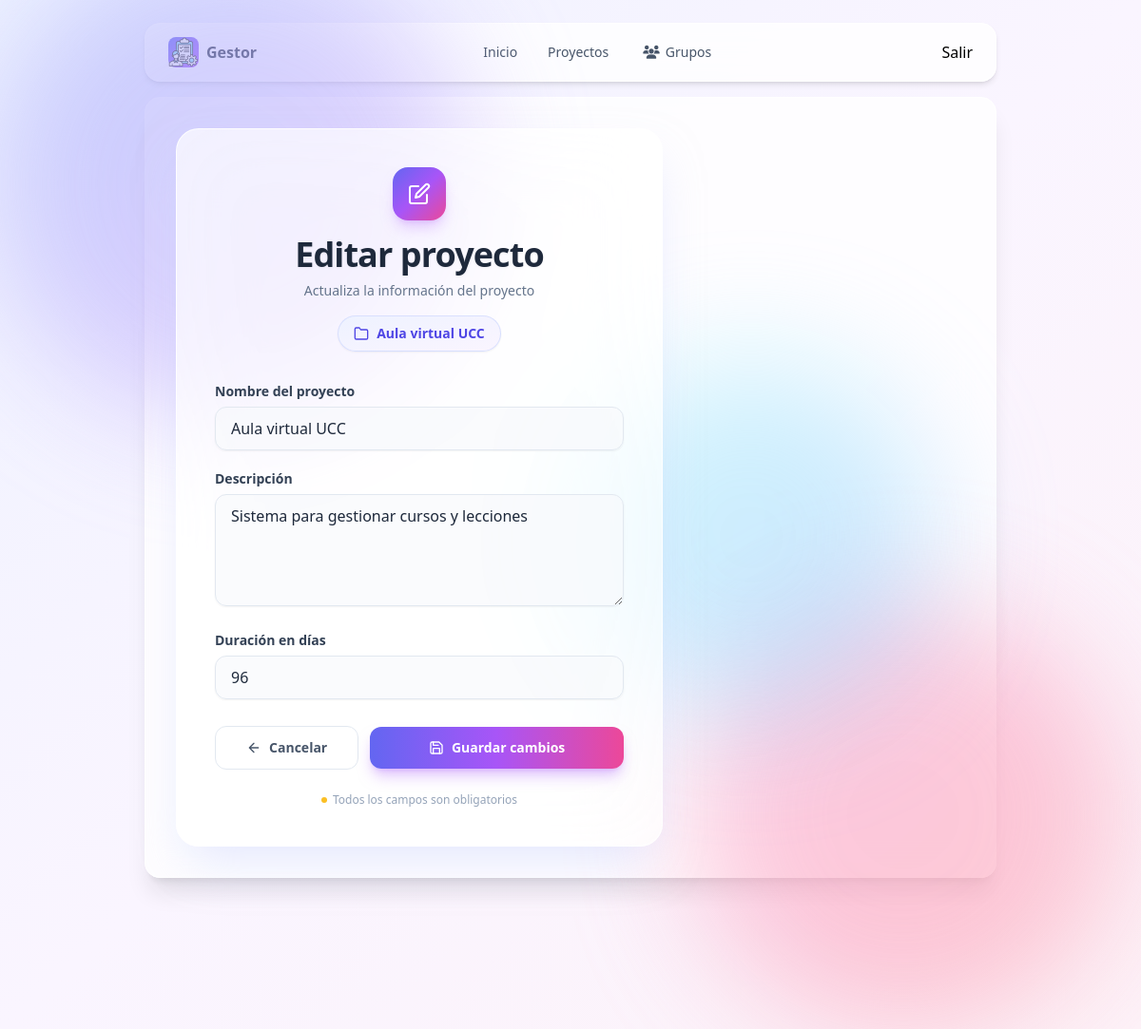
Page /proyectos/2/editar/ (signed in) on the committed database.
### gestor/models.py (models this page shows)
class Proyecto(models.Model):
  nombre = models.CharField(max_length=100)
  descripcion = models.TextField()
  duracion = models.IntegerField()
  imagen = models.ImageField(upload_to='proyectos/', default='proyectos/logo.png')

### gestor/views.py (the view, shortened to what this page needs)
# urls.py: path('proyectos/<int:id>/editar/', views.editar_proyecto, name='editar_proyecto'),
@permission_required('gestor.change_proyecto', raise_exception=True)
def editar_proyecto(request, id):
  proyecto = Proyecto.objects.get(id=id)
  return render(request, 'editar-proyecto.html', {'proyecto': proyecto})

### gestor/templates/editar-proyecto.html (shortened to what this page needs)
{% extends 'layouts/base.html' %}
{% block content %}
    <div class="fixed -top-40 -left-40 w-[500px] h-[500px] rounded-full bg-gradient-to-br from-indigo-300 to-purple-300 blur-3xl opacity-60 animate-float-blob pointer-events-none will-change-transform"></div>
    <div class="fixed -bottom-40 -right-32 w-[450px] h-[450px] rounded-full bg-gradient-to-br from-pink-300 to-rose-300 blur-3xl opacity-60 animate-float-blob-alt pointer-events-none will-change-transform"></div>
    <div class="fixed top-1/3 left-1/2 w-[380px] h-[380px] rounded-full bg-gradient-to-br from-cyan-200 to-blue-300 blur-3xl opacity-50 animate-float-blob-3 pointer-events-none will-change-transform"></div>
    <div class="relative z-10 w-full max-w-lg rounded-3xl bg-white/70 backdrop-blur-2xl border border-white/90 shadow-2xl shadow-indigo-200/50 p-8 md:p-10">
        <div class="text-center mb-8">
            <div class="inline-flex items-center justify-center w-14 h-14 rounded-2xl bg-gradient-to-br from-indigo-500 via-purple-500 to-pink-500 text-white shadow-lg shadow-purple-400/40 mb-4 animate-float-icon">
                <svg class="w-6 h-6" fill="none" stroke="currentColor" stroke-width="2" viewBox="0 0 24 24" stroke-linecap="round" stroke-linejoin="round">
                    <path d="M11 4H4a2 2 0 0 0-2 2v14a2 2 0 0 0 2 2h14a2 2 0 0 0 2-2v-7"/>
                    <path d="M18.5 2.5a2.121 2.121 0 0 1 3 3L12 15l-4 1 1-4 9.5-9.5z"/>
                </svg>
            </div>
            <h1 class="text-3xl md:text-4xl font-extrabold text-slate-800 tracking-tight drop-shadow-sm">
                Editar proyecto
            </h1>
            <p class="text-sm text-slate-500 mt-2">
                Actualiza la información del proyecto
            </p>
            <div class="inline-flex items-center gap-2 mt-4 px-4 py-2 rounded-full text-sm font-semibold bg-gradient-to-br from-indigo-50 to-purple-50 border border-indigo-200/60 text-indigo-600 shadow-sm max-w-full">
                <svg class="w-4 h-4 flex-shrink-0" fill="none" stroke="currentColor" stroke-width="2" viewBox="0 0 24 24" stroke-linecap="round" stroke-linejoin="round">
                    <path d="M22 19a2 2 0 0 1-2 2H4a2 2 0 0 1-2-2V5a2 2 0 0 1 2-2h5l2 3h9a2 2 0 0 1 2 2z"/>
                </svg>
                <span class="truncate">{{ proyecto.nombre }}</span>
            </div>
        </div>
        <form method="post" class="space-y-5">
            <div>
                <label for="nombre" class="block text-sm font-semibold text-slate-700 mb-1.5">
                    Nombre del proyecto
                </label>
                <input type="text" name="nombre" id="nombre" required
                       value="{{ proyecto.nombre }}"
                       placeholder="Ej. Rediseño de la web"
                       class="w-full px-4 py-2.5 rounded-xl bg-slate-50/70 border border-slate-200 text-slate-800 placeholder-slate-400 shadow-sm transition-all duration-300 hover:bg-white hover:border-purple-300 focus:bg-white focus:border-purple-400 focus:ring-4 focus:ring-purple-200/50 focus:outline-none focus:-translate-y-px">
            </div>
            <div>
                <label for="descripcion" class="block text-sm font-semibold text-slate-700 mb-1.5">
                    Descripción
                </label>
                <textarea name="descripcion" id="descripcion" rows="4" required
                          placeholder="Describe brevemente el objetivo del proyecto..."
                          class="w-full px-4 py-2.5 rounded-xl bg-slate-50/70 border border-slate-200 text-slate-800 placeholder-slate-400 shadow-sm transition-all duration-300 hover:bg-white hover:border-purple-300 focus:bg-white focus:border-purple-400 focus:ring-4 focus:ring-purple-200/50 focus:outline-none focus:-translate-y-px resize-y">{{ proyecto.descripcion }}</textarea>
            </div>
            <div>
                <label for="duracion" class="block text-sm font-semibold text-slate-700 mb-1.5">
                    Duración en días
                </label>
                <input type="number" name="duracion" id="duracion" required step="1" min="1"
                       value="{{ proyecto.duracion }}"
                       placeholder="Ej. 30"
                       class="w-full px-4 py-2.5 rounded-xl bg-slate-50/70 border border-slate-200 text-slate-800 placeholder-slate-400 shadow-sm transition-all duration-300 hover:bg-white hover:border-purple-300 focus:bg-white focus:border-purple-400 focus:ring-4 focus:ring-purple-200/50 focus:outline-none focus:-translate-y-px [appearance:textfield] [&::-webkit-outer-spin-button]:appearance-none [&::-webkit-inner-spin-button]:appearance-none">
            </div>
            <div class="flex flex-col sm:flex-row items-stretch sm:items-center gap-3 pt-2">
                <a href="{% url 'proyecto_detalle' proyecto.id %}"
                   class="order-2 sm:order-1 sm:flex-1 inline-flex items-center justify-center gap-2 px-5 py-3 text-sm font-semibold text-slate-600 bg-white/80 border border-slate-200 rounded-xl transition-all duration-300 hover:bg-white hover:border-purple-300 hover:-translate-y-px hover:shadow-lg hover:shadow-purple-200/50">
                    <svg class="w-4 h-4" fill="none" stroke="currentColor" stroke-width="2" viewBox="0 0 24 24" stroke-linecap="round" stroke-linejoin="round">
                        <path d="M19 12H5M12 19l-7-7 7-7"/>
                    </svg>
                    Cancelar
                </a>
                <button type="submit"
                        class="order-1 sm:order-2 sm:flex-[2] inline-flex items-center justify-center gap-2 px-6 py-3 text-sm font-semibold text-white rounded-xl bg-gradient-to-r from-indigo-500 via-purple-500 to-pink-500 animate-gradient shadow-lg shadow-purple-400/50 transition-all duration-500 hover:-translate-y-0.5 hover:shadow-xl hover:shadow-pink-400/50 focus:outline-none focus:ring-4 focus:ring-purple-200 active:translate-y-0 active:scale-[0.98]">
                    <svg class="w-4 h-4" fill="none" stroke="currentColor" stroke-width="2" viewBox="0 0 24 24" stroke-linecap="round" stroke-linejoin="round">
                        <path d="M19 21H5a2 2 0 0 1-2-2V5a2 2 0 0 1 2-2h11l5 5v11a2 2 0 0 1-2 2z"/>
                        <polyline points="17 21 17 13 7 13 7 21"/>
                        <polyline points="7 3 7 8 15 8"/>
                    </svg>
                    Guardar cambios
                </button>
            </div>
        </form>
        <p class="text-xs text-slate-400 text-center mt-6 select-none flex items-center justify-center gap-1.5">
            <span class="w-1.5 h-1.5 rounded-full bg-amber-400"></span>
            Todos los campos son obligatorios
        </p>
    </div>
{% endblock %}

### rows in the picture
Proyecto: nombre "Aula virtual UCC", descripcion "Sistema para gestionar cursos y lecciones", duracion "96"
